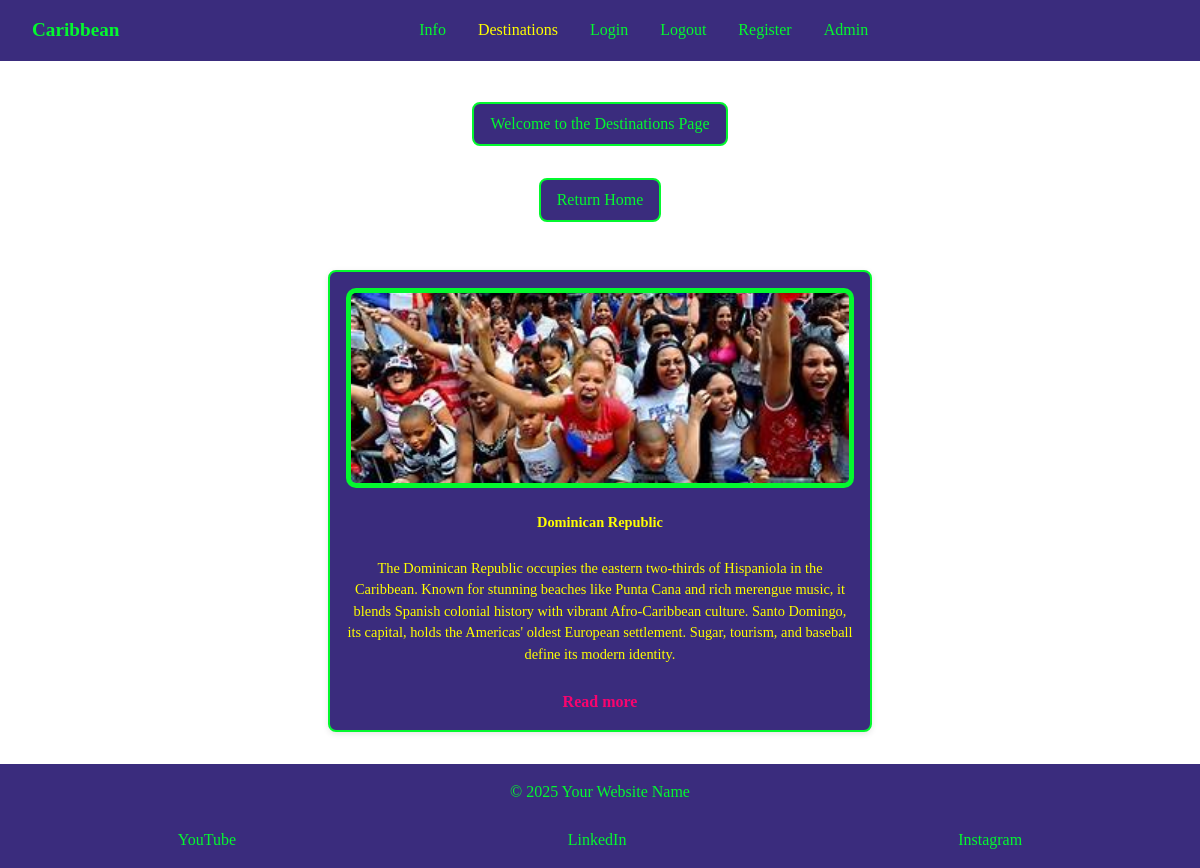
Page /destinations/1/ on the committed database.
### las_islas_es/models.py (models this page shows, shortened)
class CardText(models.Model):
    title = models.CharField(max_length=30)
    content = models.TextField()
    image_name = models.CharField(
        max_length=30,
        help_text="Enter file name (eg Cancun.jpg)",
        default="default.jpg",
        blank=True
    )

### las_islas_es/views.py (the view)
# urls.py: path('destinations/<int:pk>/', views.destinations, name='destinations'),
def destinations(request, pk):
    card = get_object_or_404(CardText, pk=pk)
    return render(request, 'destinations.html', {'active_tab': 'destinations',
                                                 'card': card})

### las_islas_es/templates/destinations.html (shortened to what this page needs)
{% extends 'base.html' %}
{% load static %}
{% block content %}
<p class="color">Welcome to the Destinations Page</p>
<p>
    <a class="color-return" href="{% url 'index' %}">Return Home</a>
</p>
<div class="cards-container">
    <div class="card" data-url="{% url 'destinations' pk=card.id %}" onclick="window.location = this.dataset.url">
        <img src="{% static 'images/' %}{{ card.image_name }}" alt="">
        <p><strong>{{ card.title }}</strong></p>
        <p>{{ card.content }}</p>
        <a href="{% url 'destinations-details' pk=card.id %}" class="read-more">Read more</a>
    </div>
</div>
{% endblock%}

### las_islas_es/templates/base.html (shortened to what this page needs)
{% load static %}
<!doctype html>
<html lang="en">
<head>
    <link href="https://cdn.jsdelivr.net/npm/bootstrap@5.3.8/dist/css/bootstrap.min.css" rel="stylesheet"
 />
    <link rel="stylesheet" href="{% static 'CSS/las-islas-es.css' %}" />
</head>
<body>
    <nav class="navbar">
        <div class="logo">
            <a href="{% url 'index' %}">Caribbean</a>
        </div>
        <div class="nav-links" id="nav-links">
            <a href="{% url 'info' %}" class="{% if active_tab == 'info' %}active{% endif %}">Info</a>
            <a href="{% url 'destinations' pk=1 %}"
                class="{% if active_tab == 'destinations' %}active{% endif %}">Destinations</a>
            <a href="{% url 'login' %}" class="{% if active_tab == 'login' %}active{% endif %}">Login</a>
            <a href="{% url 'logout' %}" class="{% if active_tab == 'logout' %}active{% endif %}">Logout</a>
            <a href="{% url 'register' %}" class="{% if active_tab == 'register' %}active{% endif %}">Register</a>
            <a href="{% url 'admin:index' %}">Admin</a>
        </div>
    </nav>
    <main>
        {% block content %}{% endblock %}
    </main>
    <footer>
        <p class="footer-text">&copy; 2025 Your Website Name</p>
        <div class="social-links">
            <a href="https://www.youtube.com" target="_blank" aria-label="YouTube">YouTube</a>
            <a href="https://www.linkedin.com" target="_blank" aria-label="LinkedIn">LinkedIn</a>
            <a href="https://www.instagram.com" target="_blank" aria-label="Instagram">Instagram</a>
        </div>
    </footer>
</body>
</html>

### las_islas_es/static/CSS/las-islas-es.css (style rules this page uses)
*, html, body { box-sizing: border-box; margin: 0; padding: 0; }
html, body { height: 100%; font-family: "Times New Roman", Times, serif; overflow-x: hidden; }
body { display: flex; flex-direction: column; min-height: 100vh; padding-top: 4.375rem; background: url('/static/images/Carosel-1.png') center center / cover no-repeat fixed; animation: gentleBreeze 8s ease-in-out infinite; }
main { flex: 1; display: flex; flex-direction: column; align-items: center; justify-content: flex-start; text-align: center; padding: 2rem 1rem; gap: 2rem; }
.navbar { display: flex; align-items: center; justify-content: space-between; padding: 1rem 2rem; background-color: #3a2c7d; position: fixed; width: 100%; top: 0; left: 0; z-index: 1000; }
.logo a { display: flex; align-items: center; gap: 0.7rem; color: #04f82f; text-decoration: none; font-weight: bold; font-size: 1.2rem; }
.nav-links { display: flex; flex: 1; justify-content: center; gap: 2rem; list-style: none; }
.nav-links a, .nav-links span { color: #04f82f; text-decoration: none; transition: color 0.3s; }
.nav-links a:hover, nav a.active, .nav-links span.active { color: yellow; }
.color { color: #04f82f; text-align: center; margin: 0 auto; padding: 0.5em 1em; border: 2px solid #04f82f; border-radius: 8px; background: #3a2c7d; width: fit-content; max-width: calc(100% - 2rem); word-break: break-word; box-sizing: border-box; }
a.color-return { display: inline-block; text-align: center; margin: 0 auto; padding: 0.5em 1em; border: 2px solid #04f82f; border-radius: 8px; background: #3a2c7d; color: #04f82f; text-decoration: none; }
.cards-container, .grid-container { display: flex; flex-wrap: wrap; justify-content: center; gap: 1.5rem; width: 100%; max-width: 1200px; padding: 0 1rem; margin: 0 auto; }
.card, .grid { background-color: #3a2c7d; border: 2px solid #04f82f; border-radius: 8px; box-shadow: 0 2px 6px rgba(0,0,0,0.1); overflow: hidden; display: flex; flex-direction: column; justify-content: flex-start; align-items: center; text-align: center; transition: transform 0.3s, box-shadow 0.3s; min-height: 350px; padding: 1rem; gap: 1rem; cursor: pointer; flex: 0 1 calc(50% - 1.5rem); max-width: calc(50% - 1.5rem); }
.card img { width: 100%; height: 200px; object-fit: cover; border-radius: 10px; background-color: #04f82f; padding: 5px; }
.card p, .grid p { font-size: 0.9rem; margin: 0.5rem 0 0; flex-shrink: 0; color: yellow; }
.card .read-more, .grid .read-more { margin-top: 0.5rem; text-decoration: none; color: #f8046f; font-weight: bold; }
footer { background-color: #3a2c7d; padding: 1rem; display: flex; flex-direction: column; align-items: center; gap: 0.5rem; width: 100%; box-sizing: border-box; }
.footer-text { color: #04f82f; transition: color 0.3s; max-width: 100%; text-align: center; word-break: break-word; overflow-wrap: break-word; }
.social-links { display: flex; justify-content: space-around; flex-wrap: wrap; gap: 0.5rem; width: 100%; overflow: hidden; min-width: 0; }
.social-links a { color: #04f82f; text-decoration: none; transition: color 0.3s; flex-shrink: 1; text-align: center; word-break: break-word; }

### rows in the picture
CardText: image_name (picture), title "Dominican Republic", content "The Dominican Republic occupies the eastern two-thirds of Hispaniola in the Caribbean. Known for stunning beaches like Punta Cana and rich merengue music, it blends Spanish colonial history with vibrant Afro-Caribbean culture. Santo Domingo, its capital, holds the Americas' oldest European settlement. Sugar, tourism, and baseball define its modern identity."
